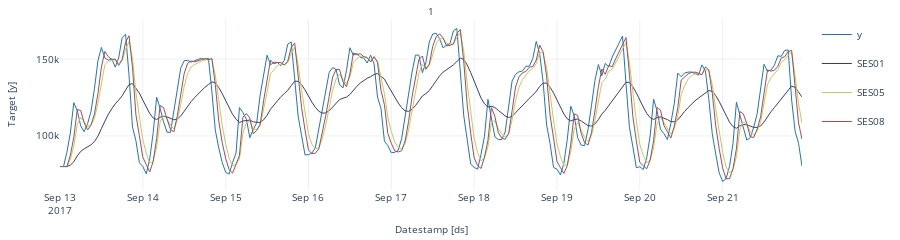

Source (notebook cell):
### Code cell
StatsForecast.plot(values)

### Figure 1 — Plotly figure (JSON) as saved in the notebook; plotly's stock layout.template omitted (floating-point values rounded to 4 significant figures; data arrays with more than 128 entries replaced by an {"elided": "..."} marker saying what was removed)
{"data": [{"legendgroup": "y", "line": {"color": "#1f77b4", "width": 1}, "mode": "lines", "name": "y", "showlegend": true, "type": "scatter", "x": {"elided": "216 str values"}, "xaxis": "x", "y": {"elided": "216 int values"}, "yaxis": "y"}, {"legendgroup": "SES01", "line": {"color": "#393b79", "width": 1}, "mode": "lines", "name": "SES01", "showlegend": true, "type": "scatter", "x": {"elided": "216 str values"}, "xaxis": "x", "y": {"elided": "216 float values"}, "yaxis": "y"}, {"legendgroup": "SES05", "line": {"color": "#b5cf6b", "width": 1}, "mode": "lines", "name": "SES05", "showlegend": true, "type": "scatter", "x": {"elided": "216 str values"}, "xaxis": "x", "y": {"elided": "216 float values"}, "yaxis": "y"}, {"legendgroup": "SES08", "line": {"color": "#ad494a", "width": 1}, "mode": "lines", "name": "SES08", "showlegend": true, "type": "scatter", "x": {"elided": "216 str values"}, "xaxis": "x", "y": {"elided": "216 float values"}, "yaxis": "y"}], "layout": {"annotations": [{"font": {"size": 10}, "showarrow": false, "text": "1", "x": 0.5, "xanchor": "center", "xref": "paper", "y": 1, "yanchor": "bottom", "yref": "paper"}, {"font": {"size": 10}, "showarrow": false, "text": "Datestamp [ds]", "x": 0.5, "xanchor": "center", "xref": "paper", "y": 0, "yanchor": "top", "yref": "paper", "yshift": -30}, {"font": {"size": 10}, "showarrow": false, "text": "Target [y]", "textangle": -90, "x": 0, "xanchor": "right", "xref": "paper", "xshift": -40, "y": 0.5, "yanchor": "middle", "yref": "paper"}], "autosize": true, "font": {"size": 10}, "height": 150, "margin": {"b": 50, "l": 60, "r": 10, "t": 20}, "xaxis": {"anchor": "y", "domain": [0, 1], "showticklabels": true, "visible": true}, "yaxis": {"anchor": "x", "domain": [0, 1]}}}
